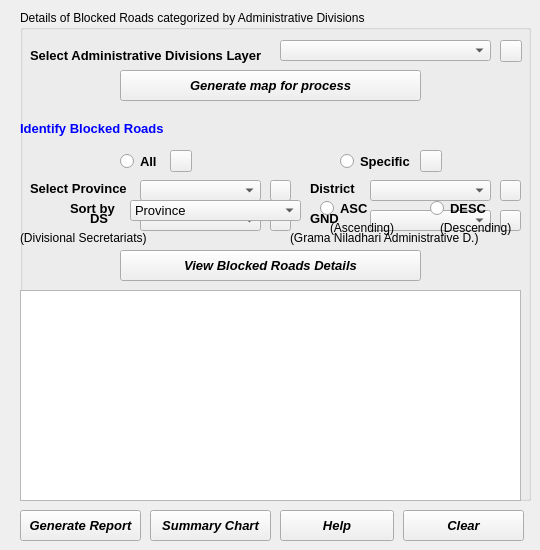
       <widget class="QWidget" name="tab_22">
        <attribute name="title">
         <string>Advanced</string>
        </attribute>
        <widget class="QGroupBox" name="groupBox_4">
         <property name="geometry">
          <rect>
           <x>20</x>
           <y>10</y>
           <width>511</width>
           <height>491</height>
          </rect>
         </property>
         <property name="title">
          <string>Details of Blocked Roads categorized by Administrative Divisions</string>
         </property>
         <widget class="QLabel" name="label_51">
          <property name="geometry">
           <rect>
            <x>10</x>
            <y>30</y>
            <width>251</width>
            <height>31</height>
           </rect>
          </property>
          <property name="font">
           <font>
            <pointsize>10</pointsize>
            <weight>75</weight>
            <bold>true</bold>
           </font>
          </property>
          <property name="text">
           <string>Select Administrative Divisions Layer</string>
          </property>
         </widget>
         <widget class="QComboBox" name="cmbAdminiLayer">
          <property name="geometry">
           <rect>
            <x>260</x>
            <y>30</y>
            <width>211</width>
            <height>21</height>
           </rect>
          </property>
          <property name="font">
           <font>
            <pointsize>10</pointsize>
           </font>
          </property>
         </widget>
         <widget class="QToolButton" name="btnRefreshAdminiLyr">
          <property name="geometry">
           <rect>
            <x>480</x>
            <y>30</y>
            <width>22</width>
            <height>22</height>
           </rect>
          </property>
          <property name="cursor">
           <cursorShape>PointingHandCursor</cursorShape>
          </property>
          <property name="styleSheet">
           <string notr="true">background-image: url(:/plugins/floogin/rfrsh5.png);</string>
          </property>
          <property name="text">
           <string/>
          </property>
         </widget>
         <widget class="QPushButton" name="btnGenMapAdminis">
          <property name="geometry">
           <rect>
            <x>100</x>
            <y>60</y>
            <width>301</width>
            <height>31</height>
           </rect>
          </property>
          <property name="font">
           <font>
            <pointsize>10</pointsize>
            <weight>75</weight>
            <italic>true</italic>
            <bold>true</bold>
           </font>
          </property>
          <property name="cursor">
           <cursorShape>PointingHandCursor</cursorShape>
          </property>
          <property name="text">
           <string>Generate map for process</string>
          </property>
         </widget>
         <widget class="QLabel" name="label_52">
          <property name="geometry">
           <rect>
            <x>0</x>
            <y>110</y>
            <width>321</width>
            <height>17</height>
           </rect>
          </property>
          <property name="font">
           <font>
            <pointsize>10</pointsize>
            <weight>75</weight>
            <bold>true</bold>
           </font>
          </property>
          <property name="styleSheet">
           <string notr="true">color: rgb(0, 0, 255);</string>
          </property>
          <property name="text">
           <string>Identify Blocked Roads</string>
          </property>
         </widget>
         <widget class="QRadioButton" name="rdAllBlocked">
          <property name="geometry">
           <rect>
            <x>100</x>
            <y>140</y>
            <width>51</width>
            <height>22</height>
           </rect>
          </property>
          <property name="font">
           <font>
            <pointsize>10</pointsize>
            <weight>75</weight>
            <bold>true</bold>
           </font>
          </property>
          <property name="cursor">
           <cursorShape>PointingHandCursor</cursorShape>
          </property>
          <property name="toolTip">
           <string>View details of blocked roads of all Provinces, Districts, DSs and GNDs</string>
          </property>
          <property name="text">
           <string>All</string>
          </property>
         </widget>
         <widget class="QRadioButton" name="rdCatBlocked">
          <property name="geometry">
           <rect>
            <x>320</x>
            <y>140</y>
            <width>81</width>
            <height>22</height>
           </rect>
          </property>
          <property name="font">
           <font>
            <pointsize>10</pointsize>
            <weight>75</weight>
            <bold>true</bold>
           </font>
          </property>
          <property name="cursor">
           <cursorShape>PointingHandCursor</cursorShape>
          </property>
          <property name="toolTip">
           <string>View details of blocked roads for a specific Province, District, DS and GND</string>
          </property>
          <property name="text">
           <string>Specific</string>
          </property>
         </widget>
         <widget class="QLabel" name="lblProvince">
          <property name="geometry">
           <rect>
            <x>10</x>
            <y>170</y>
            <width>101</width>
            <height>16</height>
           </rect>
          </property>
          <property name="font">
           <font>
            <pointsize>10</pointsize>
            <weight>75</weight>
            <bold>true</bold>
           </font>
          </property>
          <property name="text">
           <string>Select Province</string>
          </property>
         </widget>
         <widget class="QLabel" name="lblGND">
          <property name="geometry">
           <rect>
            <x>290</x>
            <y>200</y>
            <width>41</width>
            <height>16</height>
           </rect>
          </property>
          <property name="font">
           <font>
            <pointsize>10</pointsize>
            <weight>75</weight>
            <bold>true</bold>
           </font>
          </property>
          <property name="text">
           <string>GND</string>
          </property>
         </widget>
         <widget class="QLabel" name="lblDS">
          <property name="geometry">
           <rect>
            <x>70</x>
            <y>200</y>
            <width>31</width>
            <height>16</height>
           </rect>
          </property>
          <property name="font">
           <font>
            <pointsize>10</pointsize>
            <weight>75</weight>
            <bold>true</bold>
           </font>
          </property>
          <property name="text">
           <string>DS</string>
          </property>
         </widget>
         <widget class="QLabel" name="lblDistrict">
          <property name="geometry">
           <rect>
            <x>290</x>
            <y>170</y>
            <width>51</width>
            <height>16</height>
           </rect>
          </property>
          <property name="font">
           <font>
            <pointsize>10</pointsize>
            <weight>75</weight>
            <bold>true</bold>
           </font>
          </property>
          <property name="text">
           <string>District</string>
          </property>
         </widget>
         <widget class="QComboBox" name="cmbProvince">
          <property name="geometry">
           <rect>
            <x>120</x>
            <y>170</y>
            <width>121</width>
            <height>21</height>
           </rect>
          </property>
          <property name="font">
           <font>
            <pointsize>10</pointsize>
           </font>
          </property>
         </widget>
         <widget class="QComboBox" name="cmbGND">
          <property name="geometry">
           <rect>
            <x>350</x>
            <y>200</y>
            <width>121</width>
            <height>21</height>
           </rect>
          </property>
          <property name="font">
           <font>
            <pointsize>10</pointsize>
           </font>
          </property>
         </widget>
         <widget class="QComboBox" name="cmbDS">
          <property name="geometry">
           <rect>
            <x>120</x>
            <y>200</y>
            <width>121</width>
            <height>21</height>
           </rect>
          </property>
          <property name="font">
           <font>
            <pointsize>10</pointsize>
           </font>
          </property>
         </widget>
         <widget class="QComboBox" name="cmbDistrict">
          <property name="geometry">
           <rect>
            <x>350</x>
            <y>170</y>
            <width>121</width>
            <height>21</height>
           </rect>
          </property>
          <property name="font">
           <font>
            <pointsize>10</pointsize>
           </font>
          </property>
         </widget>
         <widget class="QLabel" name="lblDSDesc">
          <property name="geometry">
           <rect>
            <x>0</x>
            <y>220</y>
            <width>141</width>
            <height>16</height>
           </rect>
          </property>
          <property name="font">
           <font>
            <pointsize>9</pointsize>
           </font>
          </property>
          <property name="text">
           <string>(Divisional Secretariats)</string>
          </property>
         </widget>
         <widget class="QLabel" name="lblGNDDesc">
          <property name="geometry">
           <rect>
            <x>270</x>
            <y>220</y>
            <width>211</width>
            <height>16</height>
           </rect>
          </property>
          <property name="font">
           <font>
            <pointsize>9</pointsize>
           </font>
          </property>
          <property name="text">
           <string>(Grama Niladhari Administrative D.)</string>
          </property>
         </widget>
         <widget class="QPushButton" name="btnViewBlockedroadsCat">
          <property name="geometry">
           <rect>
            <x>100</x>
            <y>240</y>
            <width>301</width>
            <height>31</height>
           </rect>
          </property>
          <property name="font">
           <font>
            <pointsize>10</pointsize>
            <weight>75</weight>
            <italic>true</italic>
            <bold>true</bold>
           </font>
          </property>
          <property name="cursor">
           <cursorShape>PointingHandCursor</cursorShape>
          </property>
          <property name="text">
           <string>View Blocked Roads Details</string>
          </property>
         </widget>
         <widget class="QTextBrowser" name="txtBlockedRdsCat">
          <property name="geometry">
           <rect>
            <x>0</x>
            <y>280</y>
            <width>501</width>
            <height>211</height>
           </rect>
          </property>
          <property name="font">
           <font>
            <pointsize>9</pointsize>
           </font>
          </property>
         </widget>
         <widget class="QToolButton" name="btnHelpCat">
          <property name="geometry">
           <rect>
            <x>400</x>
            <y>140</y>
            <width>22</width>
            <height>22</height>
           </rect>
          </property>
          <property name="cursor">
           <cursorShape>PointingHandCursor</cursorShape>
          </property>
          <property name="styleSheet">
           <string notr="true">background-image: url(:/plugins/floogin/Help.png);</string>
          </property>
          <property name="text">
           <string/>
          </property>
         </widget>
         <widget class="QToolButton" name="btnHelpAll">
          <property name="geometry">
           <rect>
            <x>150</x>
            <y>140</y>
            <width>22</width>
            <height>22</height>
           </rect>
          </property>
          <property name="cursor">
           <cursorShape>PointingHandCursor</cursorShape>
          </property>
          <property name="styleSheet">
           <string notr="true">background-image: url(:/plugins/floogin/Help.png);</string>
          </property>
          <property name="text">
           <string/>
          </property>
         </widget>
         <widget class="QToolButton" name="btnProvinceOk">
          <property name="geometry">
           <rect>
            <x>250</x>
            <y>170</y>
            <width>21</width>
            <height>21</height>
           </rect>
          </property>
          <property name="cursor">
           <cursorShape>PointingHandCursor</cursorShape>
          </property>
          <property name="styleSheet">
           <string notr="true">border-image: url(:/plugins/floogin/ok.png);</string>
          </property>
          <property name="text">
           <string/>
          </property>
         </widget>
         <widget class="QToolButton" name="btnDSOk">
          <property name="geometry">
           <rect>
            <x>250</x>
            <y>200</y>
            <width>21</width>
            <height>21</height>
           </rect>
          </property>
          <property name="cursor">
           <cursorShape>PointingHandCursor</cursorShape>
          </property>
          <property name="styleSheet">
           <string notr="true">border-image: url(:/plugins/floogin/ok.png);</string>
          </property>
          <property name="text">
           <string/>
          </property>
         </widget>
         <widget class="QToolButton" name="btnDistOk">
          <property name="geometry">
           <rect>
            <x>480</x>
            <y>170</y>
            <width>21</width>
            <height>21</height>
           </rect>
          </property>
          <property name="cursor">
           <cursorShape>PointingHandCursor</cursorShape>
          </property>
          <property name="styleSheet">
           <string notr="true">border-image: url(:/plugins/floogin/ok.png);</string>
          </property>
          <property name="text">
           <string/>
          </property>
         </widget>
         <widget class="QToolButton" name="btnGNDOk">
          <property name="geometry">
           <rect>
            <x>480</x>
            <y>200</y>
            <width>21</width>
            <height>21</height>
           </rect>
          </property>
          <property name="cursor">
           <cursorShape>PointingHandCursor</cursorShape>
          </property>
          <property name="styleSheet">
           <string notr="true">border-image: url(:/plugins/floogin/ok.png);</string>
          </property>
          <property name="text">
           <string/>
          </property>
         </widget>
         <widget class="QLabel" name="lblSortByR">
          <property name="geometry">
           <rect>
            <x>50</x>
            <y>190</y>
            <width>51</width>
            <height>16</height>
           </rect>
          </property>
          <property name="font">
           <font>
            <pointsize>10</pointsize>
            <weight>75</weight>
            <bold>true</bold>
           </font>
          </property>
          <property name="text">
           <string>Sort by</string>
          </property>
         </widget>
         <widget class="QComboBox" name="cmbSortByAdmin">
          <property name="geometry">
           <rect>
            <x>110</x>
            <y>190</y>
            <width>171</width>
            <height>21</height>
           </rect>
          </property>
          <property name="font">
           <font>
            <pointsize>10</pointsize>
           </font>
          </property>
          <item>
           <property name="text">
            <string>Province</string>
           </property>
          </item>
          <item>
           <property name="text">
            <string>District</string>
           </property>
          </item>
          <item>
           <property name="text">
            <string>Divisional Secretariats</string>
           </property>
          </item>
          <item>
           <property name="text">
            <string>Grama Niladhari Admin. D.</string>
           </property>
          </item>
         </widget>
         <widget class="QRadioButton" name="rdAscSort">
          <property name="geometry">
           <rect>
            <x>300</x>
            <y>190</y>
            <width>61</width>
            <height>16</height>
           </rect>
          </property>
          <property name="font">
           <font>
            <pointsize>10</pointsize>
            <weight>75</weight>
            <bold>true</bold>
           </font>
          </property>
          <property name="cursor">
           <cursorShape>PointingHandCursor</cursorShape>
          </property>
          <property name="text">
           <string>ASC</string>
          </property>
         </widget>
         <widget class="QRadioButton" name="rdDescSort">
          <property name="geometry">
           <rect>
            <x>410</x>
            <y>190</y>
            <width>81</width>
            <height>16</height>
           </rect>
          </property>
          <property name="font">
           <font>
            <pointsize>10</pointsize>
            <weight>75</weight>
            <bold>true</bold>
           </font>
          </property>
          <property name="cursor">
           <cursorShape>PointingHandCursor</cursorShape>
          </property>
          <property name="text">
           <string>DESC</string>
          </property>
         </widget>
         <widget class="QLabel" name="lblAsc">
          <property name="geometry">
           <rect>
            <x>310</x>
            <y>210</y>
            <width>81</width>
            <height>16</height>
           </rect>
          </property>
          <property name="font">
           <font>
            <pointsize>9</pointsize>
           </font>
          </property>
          <property name="text">
           <string>(Ascending)</string>
          </property>
         </widget>
         <widget class="QLabel" name="lblDesc">
          <property name="geometry">
           <rect>
            <x>420</x>
            <y>210</y>
            <width>91</width>
            <height>16</height>
           </rect>
          </property>
          <property name="font">
           <font>
            <pointsize>9</pointsize>
           </font>
          </property>
          <property name="text">
           <string>(Descending)</string>
          </property>
         </widget>
        </widget>
        <widget class="QToolButton" name="btnGenerateReportR">
         <property name="geometry">
          <rect>
           <x>20</x>
           <y>510</y>
           <width>121</width>
           <height>31</height>
          </rect>
         </property>
         <property name="font">
          <font>
           <pointsize>10</pointsize>
           <weight>75</weight>
           <italic>true</italic>
           <bold>true</bold>
          </font>
         </property>
         <property name="cursor">
          <cursorShape>PointingHandCursor</cursorShape>
         </property>
         <property name="text">
          <string>Generate Report</string>
         </property>
        </widget>
        <widget class="QToolButton" name="btnHelpcRBCat">
         <property name="geometry">
          <rect>
           <x>280</x>
           <y>510</y>
           <width>114</width>
           <height>31</height>
          </rect>
         </property>
         <property name="font">
          <font>
           <pointsize>10</pointsize>
           <weight>75</weight>
           <italic>true</italic>
           <bold>true</bold>
          </font>
         </property>
         <property name="cursor">
          <cursorShape>PointingHandCursor</cursorShape>
         </property>
         <property name="text">
          <string>Help</string>
         </property>
        </widget>
        <widget class="QToolButton" name="btnClearcRBCat">
         <property name="geometry">
          <rect>
           <x>403</x>
           <y>510</y>
           <width>121</width>
           <height>31</height>
          </rect>
         </property>
         <property name="font">
          <font>
           <pointsize>10</pointsize>
           <weight>75</weight>
           <italic>true</italic>
           <bold>true</bold>
          </font>
         </property>
         <property name="cursor">
          <cursorShape>PointingHandCursor</cursorShape>
         </property>
         <property name="text">
          <string>Clear</string>
         </property>
        </widget>
        <widget class="QPushButton" name="btnSummaryChart">
         <property name="geometry">
          <rect>
           <x>150</x>
           <y>510</y>
           <width>121</width>
           <height>31</height>
          </rect>
         </property>
         <property name="font">
          <font>
           <pointsize>10</pointsize>
           <weight>75</weight>
           <italic>true</italic>
           <bold>true</bold>
          </font>
         </property>
         <property name="cursor">
          <cursorShape>PointingHandCursor</cursorShape>
         </property>
         <property name="text">
          <string>Summary Chart</string>
         </property>
        </widget>
       </widget>
